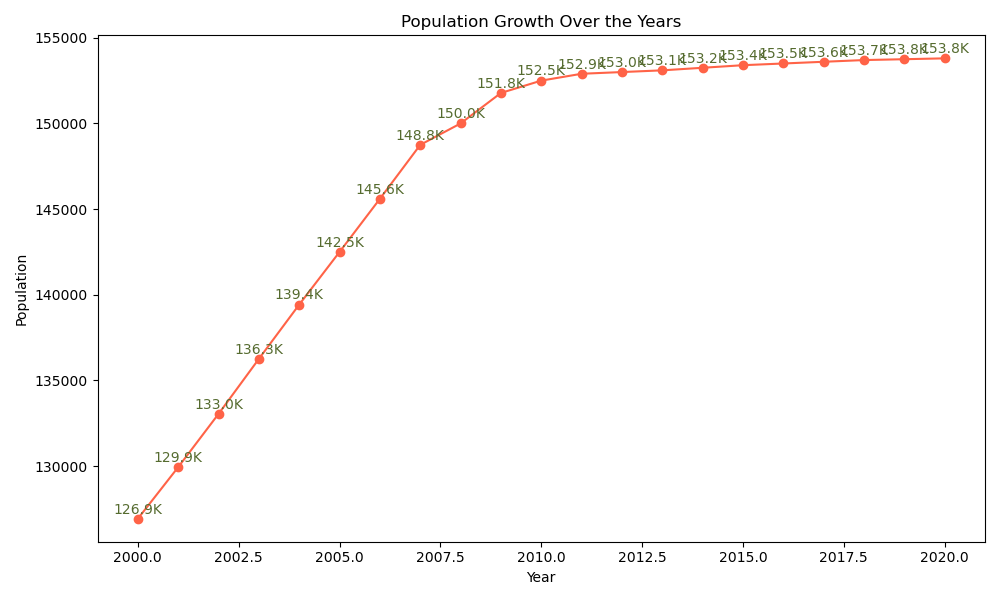

Generate this figure with Python:

import matplotlib.pyplot as plt

# Data points
years = [
    2000, 2001, 2002, 2003, 2004, 2005,
    2006, 2007, 2008, 2009, 2010, 2011,
    2012, 2013, 2014, 2015, 2016, 2017,
    2018, 2019, 2020
]
population = [
    126926, 129937, 133045, 136256, 139426, 142500,
    145600, 148750, 150000, 151780, 152500, 152900,
    153000, 153100, 153250, 153400, 153500, 153600,
    153700, 153750, 153800
]

# Plot
plt.figure(figsize=(10, 6))  # Change width and height of the chart
plt.plot(years, population, marker='o', color="#FF6347")  # Modify color scheme and add markers

# Annotations
for year, pop in zip(years, population):
    plt.text(year, pop + 300, f'{pop/1000:.1f}K', ha='center', color='#556B2F')  # Assign annotations for each data point

# Change the topic and labels to fit the topic of "Population Growth"
plt.title("Population Growth Over the Years")  # Modify headline
plt.xlabel("Year")                             # Specify the x-axis label
plt.ylabel("Population")                       # Specify the y-axis label

# Show the chart
plt.tight_layout()  # Adjusts plot to ensure everything fits without overlap
plt.show()
